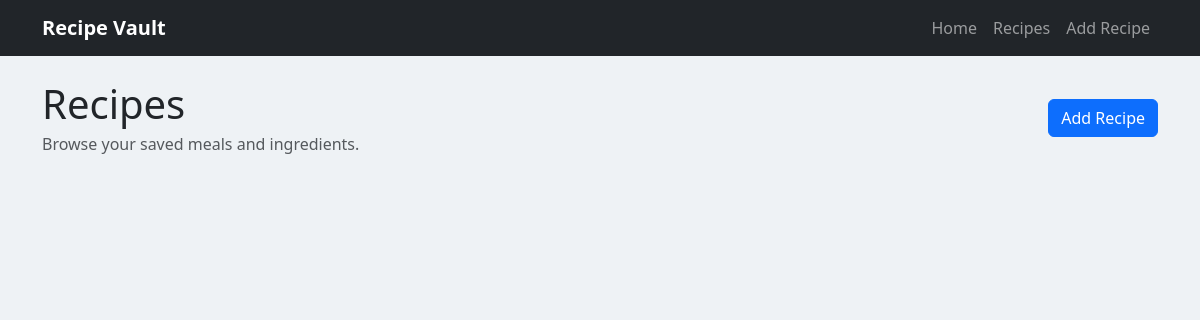
Page /recipes on the earlier database version.
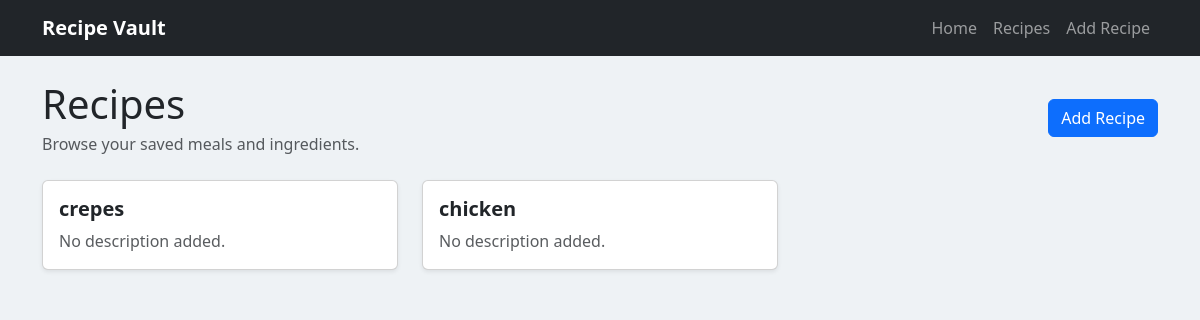
Same page on the later database version.
### app/models.py (models this page shows)
class Recipe(db.Model):
  id = db.Column(db.Integer, primary_key=True)
  title = db.Column(db.String(100), nullable=False)
  description = db.Column(db.String(500))
  ingredients = db.relationship(
    "Ingredient",
     backref="recipe",
     cascade="all, delete-orphan")
  instructions = db.Column(db.Text)

### app/routes.py (the view)
    @app.route("/recipes")
    def recipes():
        recipe_list = Recipe.query.all()
        return render_template("recipes.html", recipes=recipe_list)

### app/templates/recipes.html (shortened to what this page needs)
{% extends "base.html" %}
{% block content %}
<div class="d-flex justify-content-between align-items-center mb-4">
    <div>
        <h1 class="mb-1">Recipes</h1>
        <p class="text-muted mb-0">Browse your saved meals and ingredients.</p>
    </div>
    <a class="btn btn-primary" href="/recipes/new">Add Recipe</a>
</div>
<div class="row g-4">
    {% for recipe in recipes %}
    <div class="col-md-6 col-lg-4">
        <a href="/recipes/{{ recipe.id }}" class="text-decoration-none text-dark">
            <div class="card recipe-card h-100 shadow-sm">
                <div class="card-body">
                    <h5 class="card-title">{{ recipe.title }}</h5>
                    <p class="card-text text-muted">
                        {{ recipe.description or "No description added." }}
                    </p>
                </div>
            </div>
        </a>
    </div>
    {% endfor %}
</div>
{% endblock %}

### app/templates/base.html (shortened to what this page needs)
<!DOCTYPE html>
<html lang="en">
<head>
    <link href="https://cdn.jsdelivr.net/npm/bootstrap@5.3.3/dist/css/bootstrap.min.css" rel="stylesheet">
    <link rel="stylesheet" href="{{ url_for('static', filename='css/style.css') }}">
</head>
<body>
    <nav class="navbar navbar-expand-lg navbar-dark bg-dark mb-4">
        <div class="container">
            <a class="navbar-brand fw-bold" href="/">Recipe Vault</a>
            <div class="navbar-nav">
                <a class="nav-link" href="/">Home</a>
                <a class="nav-link" href="/recipes">Recipes</a>
                <a class="nav-link" href="/recipes/new">Add Recipe</a>
            </div>
        </div>
    </nav>
    <main class="container">
        {% block content %}
        {% endblock %}
    </main>
</body>
</html>

### app/static/css/style.css (style rules this page uses)
body { background-color: #eef2f5; }
.recipe-card { transition: transform 0.2s ease, box-shadow 0.2s ease; }
.card-title { font-weight: 600; }

Differences in the rows shown:
added Recipe: title "crepes", description "No description added."
added Recipe: title "chicken", description "No description added."
